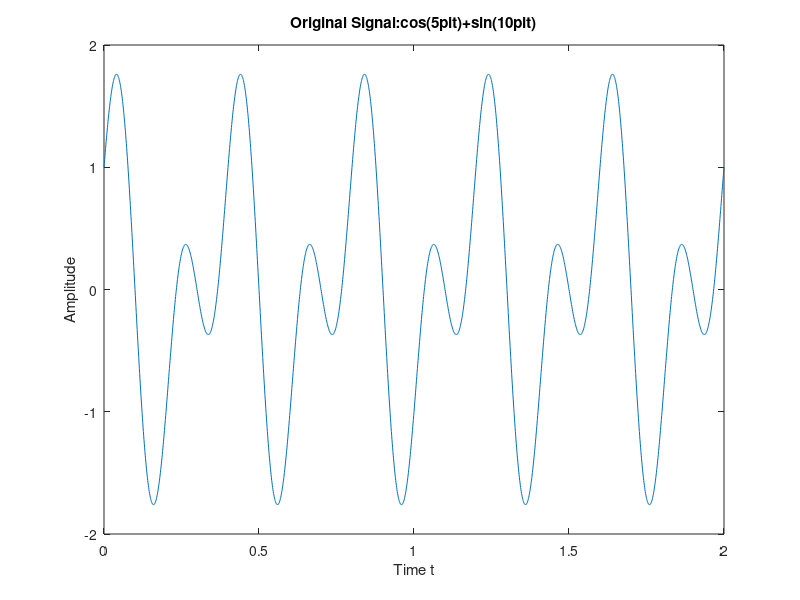
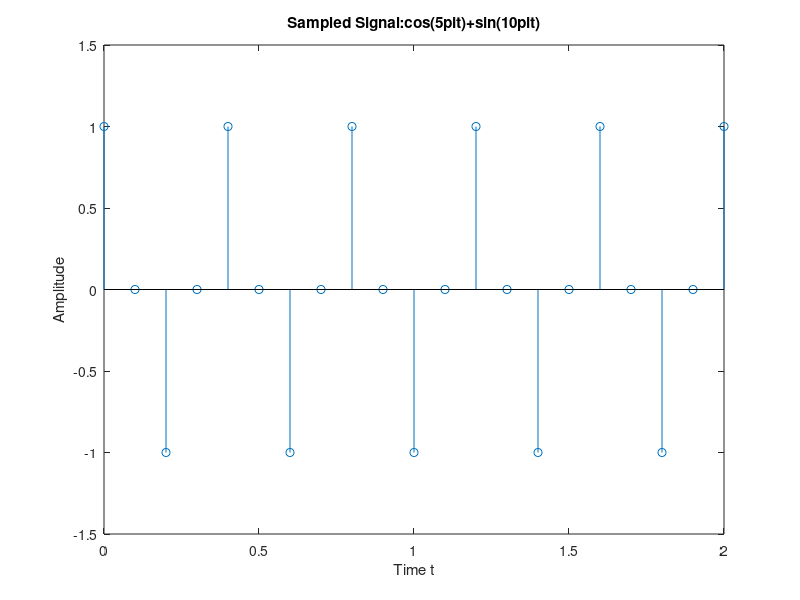

MATLAB code for these plots, in order:
t_fine = 0:0.001:2;
xt = cos(5*pi*t_fine)+sin(10*pi*t_fine);
figure;
plot(t_fine,xt);
xlabel("Time t");
ylabel("Amplitude");
title("Original Signal:cos(5\pit)+sin(10\pit)");

Ts = 0.1;

t_samples = 0:Ts:2;
xn = cos(5*pi*t_samples)+sin(10*pi*t_samples);
figure;
stem(t_samples,xn);
xlabel("Time t");
ylabel("Amplitude");
title("Sampled Signal:cos(5\pit)+sin(10\pit)");
